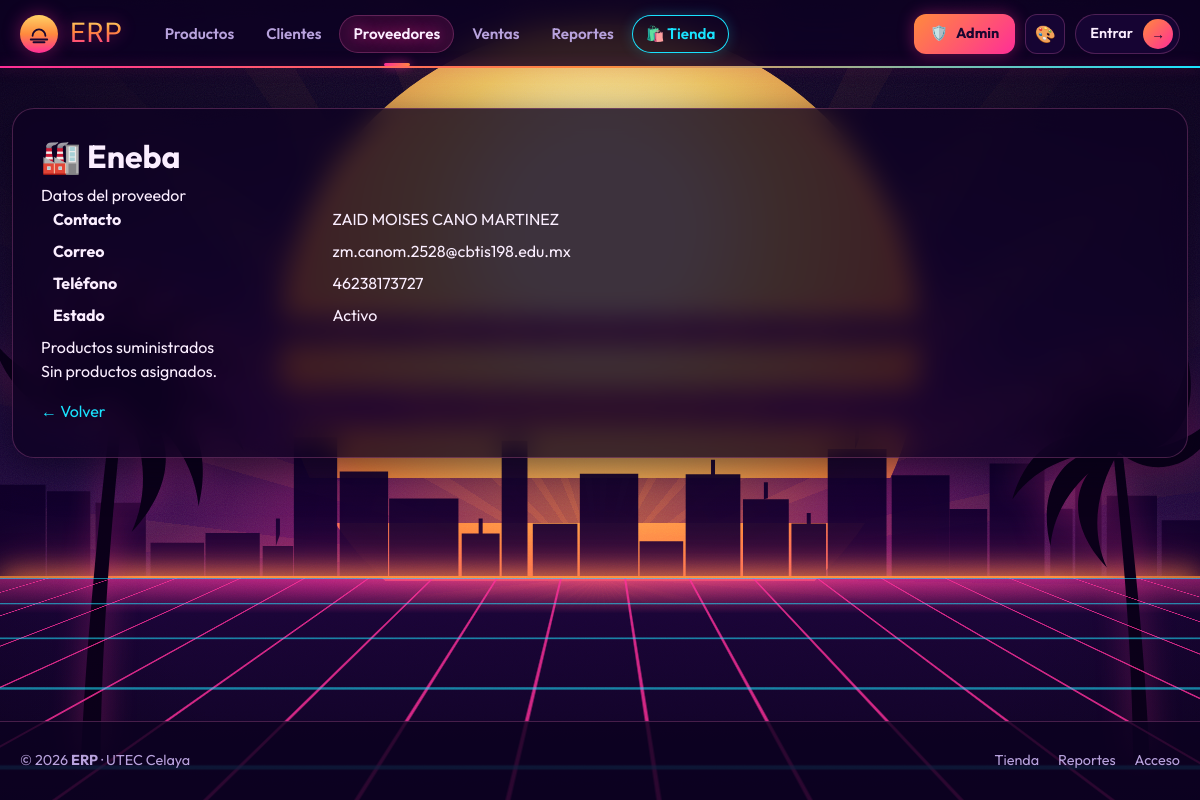
/proveedores/1/, run on the app's committed database.
### proveedores/models.py (models this page shows)
class Proveedor(models.Model):
    nombre   = models.CharField(
        max_length=150, verbose_name='Nombre'
    )
    contacto = models.CharField(
        max_length=100, blank=True, verbose_name='Persona de contacto'
    )
    correo   = models.EmailField(
        unique=True, verbose_name='Correo electrónico'
    )
    telefono = models.CharField(
        max_length=20, blank=True, verbose_name='Teléfono'
    )
    activo   = models.BooleanField(
        default=True, verbose_name='Activo'
    )
    creado   = models.DateTimeField(
        auto_now_add=True, verbose_name='Fecha de registro'
    )
    class Meta:
        verbose_name        = 'Proveedor'
        verbose_name_plural = 'Proveedores'
        ordering            = ['nombre']

### proveedores/views.py (the view)
# urls.py: path('<int:proveedor_id>/', views.ProveedorDetailView.as_view(), name='detalle'),
class ProveedorDetailView(DetailView):
    model = Proveedor
    template_name = 'proveedores/detalle.html'
    context_object_name = 'proveedor'
    pk_url_kwarg = 'proveedor_id'
    def get_context_data(self, **kwargs):
        ctx = super().get_context_data(**kwargs)
        ctx['productos'] = (
            self.object.productos
            .select_related('categoria')
            .filter(activo=True)
            .order_by('nombre')
        )
        return ctx

### proveedores/templates/proveedores/detalle.html (shortened to what this page needs)
{% extends "base.html" %}
{% block nav_proveedores %}active{% endblock %}
{% block content %}
<div class="erp-page-title">
    <h2>🏭 {{ proveedor.nombre }}</h2>
</div>
<div class="erp-card">
    <div class="erp-card-header">Datos del proveedor</div>
    <dl class="row" style="margin:0;">
        <dt class="col-sm-3">Contacto</dt>
        <dd class="col-sm-9">{{ proveedor.contacto|default:"—" }}</dd>
        <dt class="col-sm-3">Correo</dt>
        <dd class="col-sm-9">{{ proveedor.correo }}</dd>
        <dt class="col-sm-3">Teléfono</dt>
        <dd class="col-sm-9">{{ proveedor.telefono|default:"—" }}</dd>
        <dt class="col-sm-3">Estado</dt>
        <dd class="col-sm-9">
            {% if proveedor.activo %}
                <span class="badge-erp-active">Activo</span>
            {% else %}
                <span class="badge-erp-inactive">Inactivo</span>
            {% endif %}
        </dd>
    </dl>
</div>
<div class="erp-card">
    <div class="erp-card-header">Productos suministrados</div>
    {% if productos %}
    <table class="erp-table">
        <thead>
            <tr><th>Nombre</th><th>Categoría</th><th>Precio</th><th>Stock</th></tr>
        </thead>
        <tbody>
            {% for prod in productos %}
            <tr>
                <td>
                    <a href="{% url 'productos:detalle' prod.pk %}"
                       style="color:var(--clr-royal);">{{ prod.nombre }}</a>
                </td>
                <td>{{ prod.categoria }}</td>
                <td style="color:var(--clr-gold);">${{ prod.precio }}</td>
                <td>{{ prod.stock }}</td>
            </tr>
            {% endfor %}
        </tbody>
    </table>
    {% else %}
    <p style="color:var(--clr-muted);">Sin productos asignados.</p>
    {% endif %}
</div>
<a href="{% url 'proveedores:lista' %}" class="btn-erp-primary">← Volver</a>
{% endblock %}

### static/erp_base.css (style rules this page uses)
:root, [data-theme="dark"] { --bg: #0a0a0d; --surface: #15151b; --border: #2a2a33; --text: #e8e8ee; --muted: #9a9aa8; --accent: #f5a524; }
body { background: var(--bg); color: var(--text); font-family: "Inter", system-ui, sans-serif; min-height: 100vh; display: flex; flex-direction: column; }
a { color: var(--accent); }

### static/gta6.css (style rules this page uses)
:root { --mx: 0; --my: 0; --gta-sil: #12002e; --gta-hor: 255, 140, 60; --gta-grid: 255, 46, 151; }
html[data-theme="dark"] { --gx-sky: linear-gradient(180deg, #12002e 0%, #3a0a5c 28%, #a21d72 50%, #ff4d8a 63%, #ff9a3c 72%, #ff9a3c 100%); }
html body::before, html body::after { display: none; }

### templates/base.html (style rules this page uses)
:root, :root[data-palette="vice"] { --gx-bg: #0d0221; --gx-surface: rgba(30,8,62,.62); --gx-surface-2: rgba(255,46,151,.14); --gx-border: rgba(255,120,200,.24); --gx-text: #fbeeff; --gx-muted: #b8a2dd; --gx-accent: #ff2e97; --gx-accent-rgb: 255,46,151; --gx-accent-2: #ff8a3d; --gx-cyan: #19e3ff; --gx-cyan-rgb: 25,227,255; --gx-on-accent: #1a0630; --gx-header-bg: rgba(13,2,33,.84); --gx-glow: rgba(255,46,151,.40); --gx-shadow: 0 10px 40px rgba(5,0,20,.6); --gx-neon: 0 0 14px rgba(255,46,151,.7); --gx-sky: linear-gradient(180deg, #0d0221 0%, #1d0540 55%, #4a0f5c 100%); --gx-grid-opacity: .5; --gx-sun-opacity: .38; --gta-grid: 255,46,151; --brand-1: #ffd166; --brand-2: #ff8a3d; --brand-3: #ff2e97; --sun-1: #ffd166; --sun-2: #ff8a3d; --sun-3: #ff2e97; --m1: #ff2e97; --m2: #ff8a3d; --m3: #ffd166; --m4: #19e3ff; --m5: #b04cff; --m6: #2ee59d; --ok: #2ee59d; --palm: #07010f; --palm-op: .9; --hero-sun-op: .95; }
:root[data-theme="dark"] { color-scheme: dark; }
html { scroll-behavior: smooth; }
body { margin: 0; min-height: 100vh; display: flex; flex-direction: column; font-family: 'Outfit', system-ui, sans-serif; color: var(--gx-text); background: var(--gx-sky); background-attachment: fixed; -webkit-font-smoothing: antialiased; }
body::before { content: ""; position: fixed; left: -20%; right: -20%; bottom: 0; height: 48vh; z-index: -1; pointer-events: none; background: linear-gradient(to right, rgba(var(--gx-accent-rgb),.55) 1px, transparent 1px) 0 0 / 64px 100%, linear-gradient(to bottom, rgba(var(--gx-cyan-rgb),.40) 1px, transparent 1px) 0 0 / 100% 44px; transform: perspective(380px) rotateX(62deg); transform-origin: center bottom; -webkit-mask-image: linear-gradient(to top, #000 15%, transparent 95%); mask-image: linear-gradient(to top, #000 15%, transparent 95%); opacity: var(--gx-grid-opacity); }
body::after { content: ""; position: fixed; left: 50%; bottom: 16vh; width: min(340px, 70vw); aspect-ratio: 1; transform: translateX(-50%); border-radius: 50%; z-index: -1; pointer-events: none; background: linear-gradient(180deg, var(--sun-1) 0%, var(--sun-2) 45%, var(--sun-3) 100%); -webkit-mask-image: linear-gradient(#000 0 52%, transparent 52% 56%, #000 56% 64%, transparent 64% 69%, #000 69% 77%, transparent 77% 83%, #000 83% 91%, transparent 91% 98%, #000 98%); mask-image: linear-gradient(#000 0 52%, transparent 52% 56%, #000 56% 64%, transparent 64% 69%, #000 69% 77%, transparent 77% 83%, #000 83% 91%, transparent 91% 98%, #000 98%); opacity: var(--gx-sun-opacity); }
:where(.gx-main) h2, :where(.gx-main) h3 { font-weight: 700; }
:where(.gx-main) a { color: var(--gx-cyan); text-decoration: none; }

### data on the page
Proveedor: nombre "Eneba", contacto "ZAID MOISES CANO MARTINEZ", correo "zm.canom.2528@cbtis198.edu.mx", telefono "46238173727"
